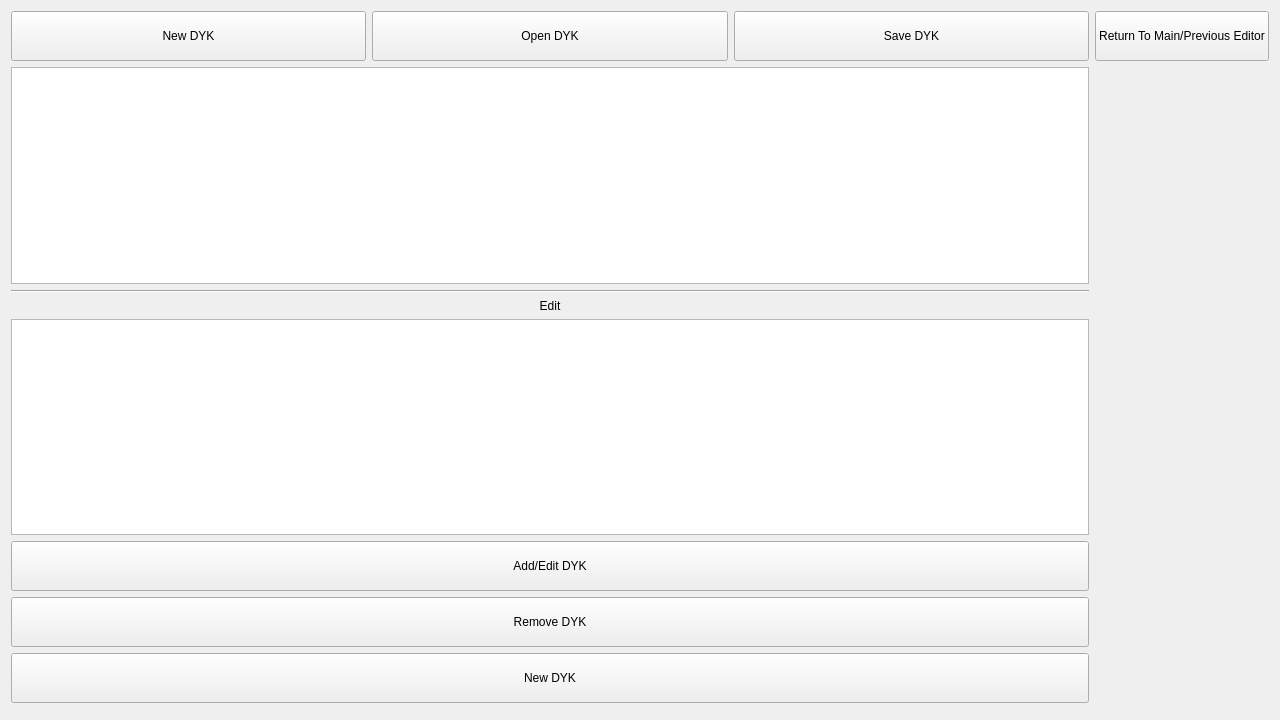
<?xml version="1.0" encoding="UTF-8"?>
<ui version="4.0">
 <class>DYKEditor</class>
 <widget class="QWidget" name="DYKEditor">
  <property name="geometry">
   <rect>
    <x>0</x>
    <y>0</y>
    <width>1280</width>
    <height>720</height>
   </rect>
  </property>
  <property name="windowTitle">
   <string>Form</string>
  </property>
  <layout class="QGridLayout" name="gridLayout">
   <item row="0" column="0">
    <layout class="QHBoxLayout" name="horizontalLayout">
     <item>
      <widget class="QPushButton" name="Button_new">
       <property name="minimumSize">
        <size>
         <width>0</width>
         <height>50</height>
        </size>
       </property>
       <property name="text">
        <string>New DYK</string>
       </property>
      </widget>
     </item>
     <item>
      <widget class="QPushButton" name="button_open">
       <property name="minimumSize">
        <size>
         <width>0</width>
         <height>50</height>
        </size>
       </property>
       <property name="text">
        <string>Open DYK</string>
       </property>
      </widget>
     </item>
     <item>
      <widget class="QPushButton" name="button_save">
       <property name="minimumSize">
        <size>
         <width>0</width>
         <height>50</height>
        </size>
       </property>
       <property name="text">
        <string>Save DYK</string>
       </property>
      </widget>
     </item>
    </layout>
   </item>
   <item row="0" column="1" rowspan="3">
    <layout class="QVBoxLayout" name="verticalLayout">
     <item>
      <widget class="QPushButton" name="button_ReturnToMain">
       <property name="minimumSize">
        <size>
         <width>0</width>
         <height>50</height>
        </size>
       </property>
       <property name="text">
        <string>Return To Main/Previous Editor</string>
       </property>
      </widget>
     </item>
     <item>
      <spacer name="verticalSpacer">
       <property name="orientation">
        <enum>Qt::Vertical</enum>
       </property>
       <property name="sizeHint" stdset="0">
        <size>
         <width>20</width>
         <height>40</height>
        </size>
       </property>
      </spacer>
     </item>
    </layout>
   </item>
   <item row="1" column="0">
    <layout class="QVBoxLayout" name="verticalLayout_2">
     <item>
      <widget class="QListWidget" name="listWidget_dyk"/>
     </item>
     <item>
      <widget class="Line" name="line">
       <property name="orientation">
        <enum>Qt::Horizontal</enum>
       </property>
      </widget>
     </item>
     <item>
      <widget class="QLabel" name="label">
       <property name="text">
        <string>Edit</string>
       </property>
       <property name="alignment">
        <set>Qt::AlignCenter</set>
       </property>
      </widget>
     </item>
     <item>
      <widget class="QPlainTextEdit" name="textEdit_dyk"/>
     </item>
     <item>
      <widget class="QPushButton" name="button_add">
       <property name="minimumSize">
        <size>
         <width>0</width>
         <height>50</height>
        </size>
       </property>
       <property name="text">
        <string>Add/Edit DYK</string>
       </property>
      </widget>
     </item>
     <item>
      <widget class="QPushButton" name="button_remove">
       <property name="minimumSize">
        <size>
         <width>0</width>
         <height>50</height>
        </size>
       </property>
       <property name="text">
        <string>Remove DYK</string>
       </property>
      </widget>
     </item>
     <item>
      <widget class="QPushButton" name="Button_NewDYK">
       <property name="minimumSize">
        <size>
         <width>0</width>
         <height>50</height>
        </size>
       </property>
       <property name="text">
        <string>New DYK</string>
       </property>
      </widget>
     </item>
    </layout>
   </item>
  </layout>
 </widget>
 <resources/>
 <connections/>
</ui>
